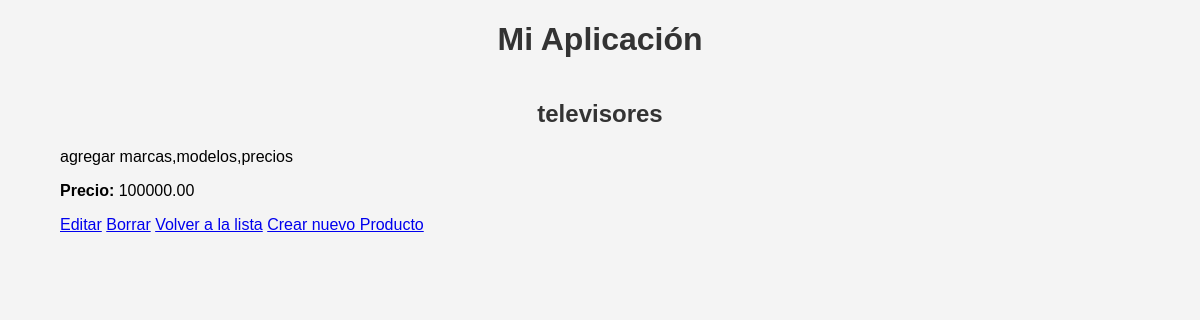
/producto/6/, run on the app's committed database.
### cruDapp/models.py (models this page shows, shortened)
class Producto(models.Model):
    nombre = models.CharField(max_length=100)
    descripcion = models.TextField()
    precio = models.DecimalField(max_digits=10, decimal_places=2)

### cruDapp/views.py (the view)
# urls.py: path('producto/<int:pk>/', views.detalle_producto, name='detalle_producto'),
def detalle_producto(request, pk):
    producto = get_object_or_404(Producto, pk=pk)
    return render(request, 'cruDapp/detalle_producto.html', {'producto': producto})

### cruDapp/templates/cruDapp/detalle_producto.html (shortened to what this page needs)
{% extends 'cruDapp/base.html' %}
{% block content %}
<div class="form-container">
    <h2>{{ producto.nombre }}</h2>
    <p>{{ producto.descripcion }}</p>
    <p><strong>Precio:</strong> {{ producto.precio }}</p>
    <a href="{% url 'editar_producto' producto.pk %}" class="btn">Editar</a>
    <a href="{% url 'borrar_producto' producto.pk %}" class="btn">Borrar</a>
    <a href="{% url 'lista_productos' %}" class="btn">Volver a la lista</a>
    <a href="{% url 'crear_producto' %}" class="btn">Crear nuevo Producto</a>
</div>
{% endblock %}

### cruDapp/templates/cruDapp/static/css/styles.css (style rules this page uses)
body { font-family: Arial, sans-serif; margin: 0; padding: 0; background-color: #f4f4f4; }
h1, h2 { text-align: center; color: #333; }

### data on the page
Producto: nombre "televisores", descripcion "agregar marcas,modelos,precios", precio "100000.00"
